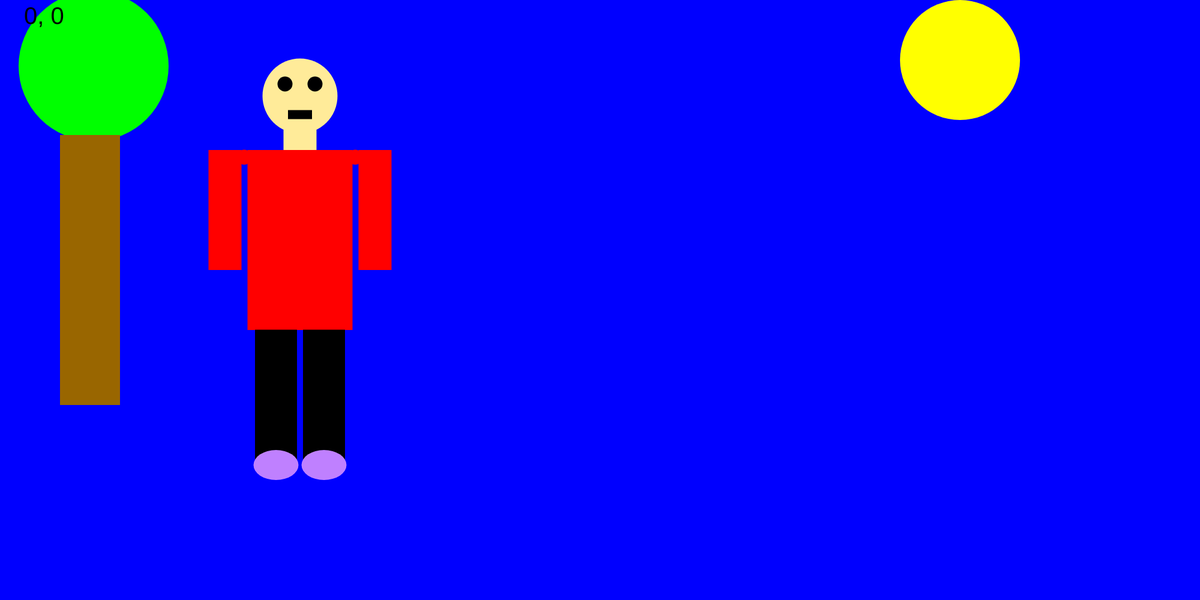
Frame 1 (no input)
Frame 60 (no input): identical to frame 1, image omitted
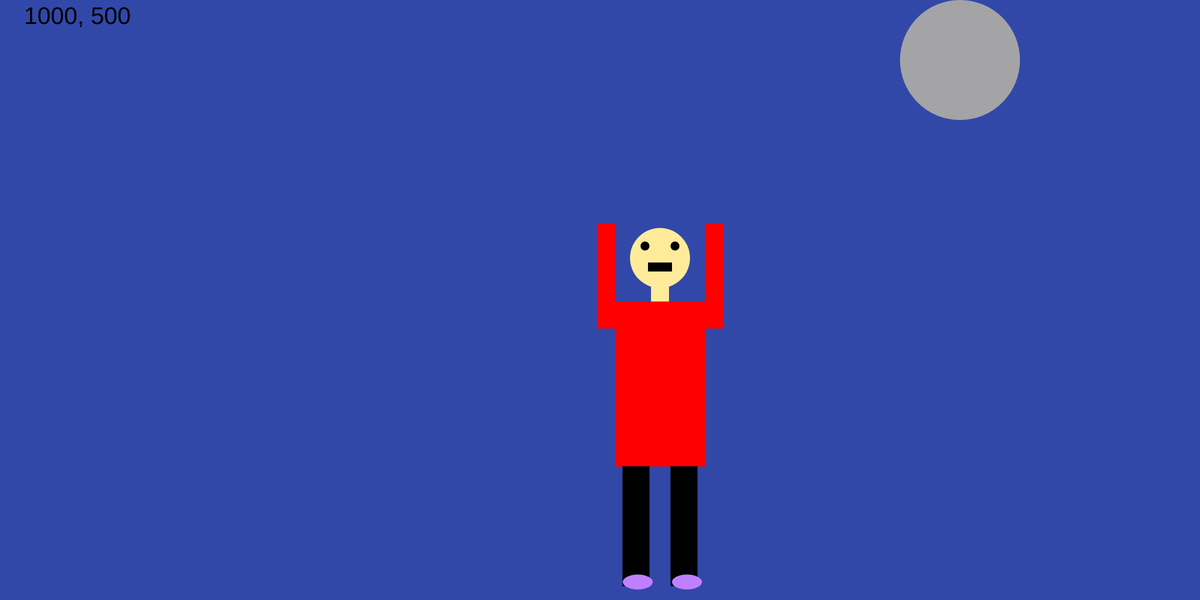
Frame 120 (the mouse pressed at the canvas centre since frame 60)

The p5.js sketch that drew these frames (run headless with seeded random() and noise() and a simulated clock; from frame 60 on, the mouse is pressed at the canvas centre):

// p5.js sketch
// ── sketch.js
function setup() {
  // put setup code here
createCanvas(2000,1000);
rectMode(CENTER);
ellipseMode(CENTER);
}

function draw() {
  // put drawing code here
background(0,0,255);
fill(255, 235, 153);
ellipse(500,160,125,125);//Head
fill(255, 0, 0);
rect(500,400,175,300);//base of shirt
fill(0,0,0);
rect(460,662,70,225);//pants
rect(540,662,70,225);//pants
fill(255,0,0);
rect(375,350,55,200);
rect(625,350,55,200);
fill(255,235,153);
noStroke();
rect(500,225,55,50);//neck
fill(191,128,255);
ellipse(460,775,75,50);//shoe
ellipse(540,775,75,50);//shoe
fill(255,0,0);
ellipse(407,262,25,25);//shoulder
ellipse(592,262,25,25);//shoulder
fill(0,0,0);
ellipse(475,140,25,25);
ellipse(525,140,25,25);
rect(500,191,40,15);
fill(0,255,0);
ellipse(156,110,250,250);
fill(153, 102, 0);
rect(150,450,100,450);
fill(255, 255, 0);
ellipse(1600,100,200,200);

//stuff that we always want to show

  if (mouseIsPressed) {
    background(50, 72, 168);
    fill(255, 235, 153);
    ellipse(1100,430,100,100);//Head
    fill(255, 0, 0);
    rect(1100,640,150,275);//base of shirt
    fill(0,0,0);
    rect(1060,877,45,200);//pants
    rect(1140,877,45,200);//pants
    fill(255,0,0);
    rect(1010,460,30,175);//arm
    rect(1190,460,30,175);//arm
    fill(255,235,153);
    noStroke();
    rect(1100,490,30,25);//neck
    fill(191,128,255);
    ellipse(1063,970,50,25);//shoe
    ellipse(1145,970,50,25);//shoe
    fill(255,0,0);
    ellipse(1075,520,15,15);//shoulder
    ellipse(1192,520,15,15);//shoulder
    fill(0,0,0);
    ellipse(1075,410,15,15);
    ellipse(1125,410,15,15);
    rect(1100,445,40,15);
    fill(0,255,0);
    fill(164, 164, 166);
    ellipse(1600,100,200,200);
    //ellipse(156,110,250,250)
    //fill(153, 102, 0)
    //rect(150,450,100,450)
//stuff that shows when the mouse is pressed

 } else {
   background(0,0,255);
   fill(255, 235, 153);
   ellipse(500,160,125,125);//Head
   fill(255, 0, 0);
   rect(500,400,175,300);//base of shirt
   fill(0,0,0);
   rect(460,662,70,225);//pants
   rect(540,662,70,225);//pants
   fill(255,0,0);
   rect(375,350,55,200);
   rect(625,350,55,200);
   fill(255,235,153);
   noStroke();
   rect(500,225,55,50);//neck
   fill(191,128,255);
   ellipse(460,775,75,50);//shoe
   ellipse(540,775,75,50);//shoe
   fill(255,0,0);
   ellipse(407,262,25,25);//shoulder
   ellipse(592,262,25,25);//shoulder
   fill(0,0,0);
   ellipse(475,140,25,25);
   ellipse(525,140,25,25);
   rect(500,191,40,15);
   fill(0,255,0);
   ellipse(156,110,250,250);
   fill(153, 102, 0);
   rect(150,450,100,450);
   fill(255, 255, 0);
   ellipse(1600,100,200,200);
   //when the mouse isnt pressed

 }


fill(0) ;
textSize(40) ;
text(mouseX +", " + mouseY, 40,40);
}










function mouseReleased() {
console.log(mouseX + ", " + mouseY) ;
}//Do not touch. Used for mouse function only
